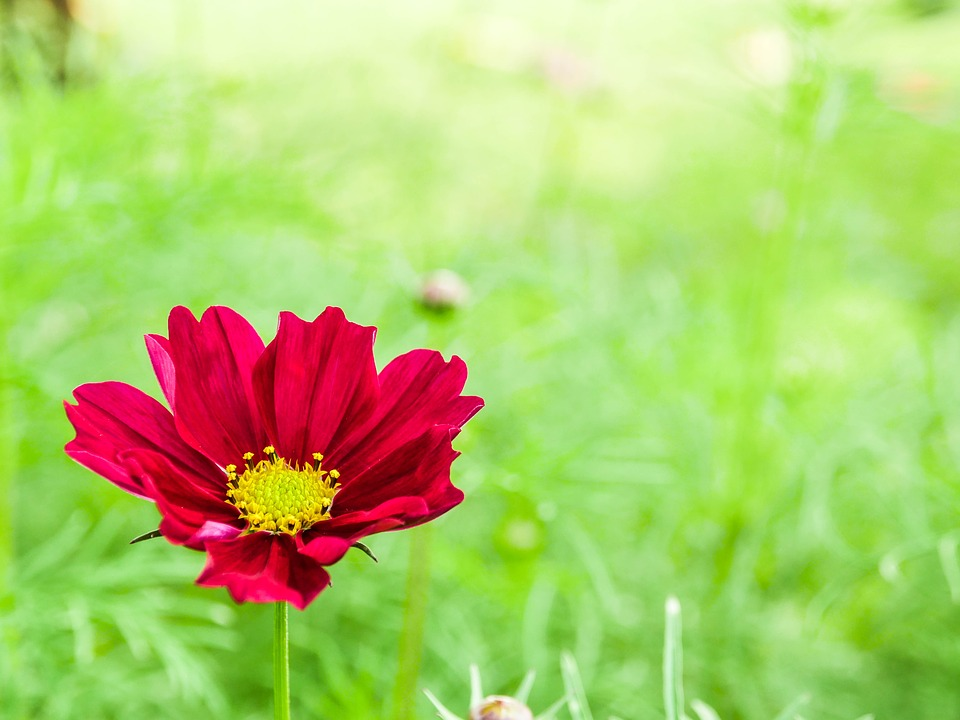
#> input picture dataset/flower.jpg, 960 x 720 px, found by its file name
$ python Blur.py
#> lines starting #> are read from the running program, lines starting #| are printed output that depends on the picture
import cv2
import numpy as np

img = cv2.imread("dataset/flower.jpg")
#> img is the input picture: shape (720, 960, 3); mean B, G, R 108.1, 201.5, 174.9

ksize_1 = 5
ker_x1 = [np.ones(5)]
ker_y1 = np.transpose(ker_x1)
ker_blur1 = ker_y1*ker_x1
ker_blur1 = np.uint8(ker_blur1)/(ksize_1*ksize_1)

ksize_2 = 9
ker_x2 = [np.ones(9)]
ker_y2 = np.transpose(ker_x2)
ker_blur2 = ker_y2*ker_x2
ker_blur2 = np.uint8(ker_blur2)/(ksize_2*ksize_2)

ksize_3 = 15
ker_x3 = [np.ones(15)]
ker_y3 = np.transpose(ker_x3)
ker_blur3 = ker_y3*ker_x3
ker_blur3 = np.uint8(ker_blur3)/(ksize_3*ksize_3)

ksize_4 = 25
ker_x4 = [np.ones(25)]
ker_y4 = np.transpose(ker_x4)
ker_blur4 = ker_y4*ker_x4
ker_blur4 = np.uint8(ker_blur4)/(ksize_4*ksize_4)

print(ker_blur1)
print(ker_blur2)
print(ker_blur3)
print(ker_blur4)
res1 = cv2.filter2D(img,0,ker_blur1)
res2 = cv2.filter2D(img,0,ker_blur2)
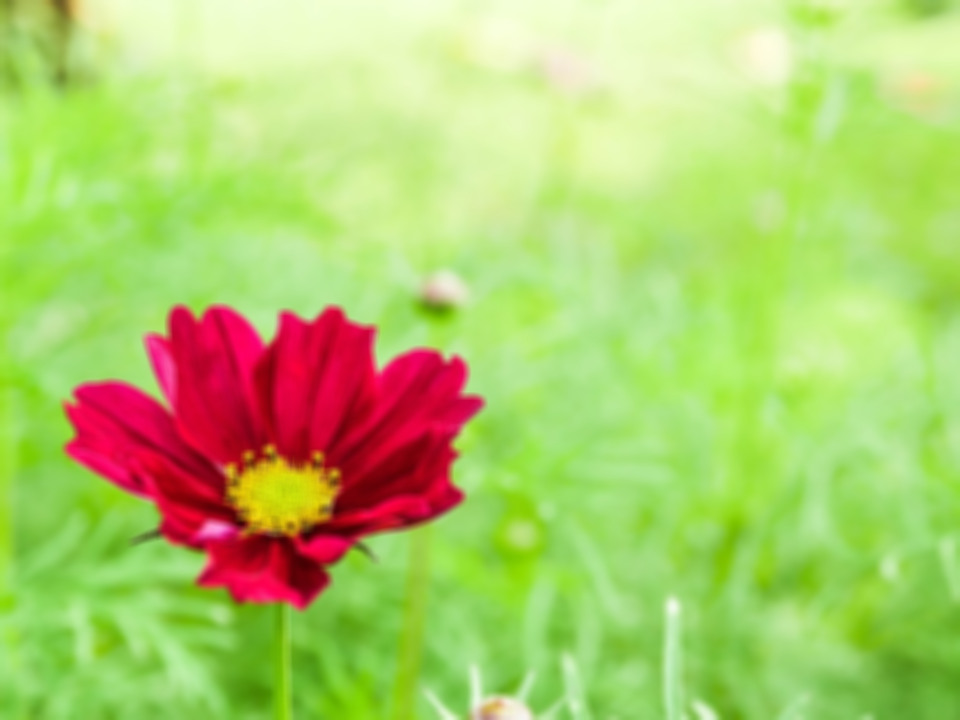
#> res2: shape (720, 960, 3); mean B, G, R 108.1, 201.5, 174.9
res3 = cv2.filter2D(img,0,ker_blur3)
res4 = cv2.filter2D(img,0,ker_blur4)
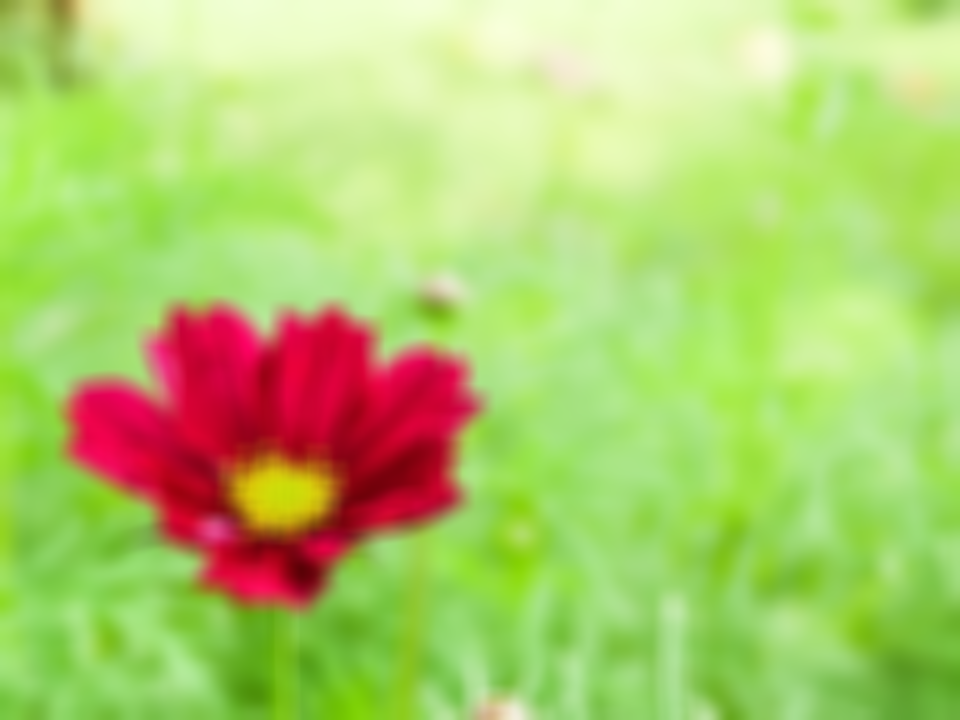
#> res4: shape (720, 960, 3); mean B, G, R 108.1, 201.5, 174.9

cv2.imshow("Original", img)
cv2.imshow("No.1",res1)
cv2.imshow("No.2",res2)
cv2.imshow("No.3",res3)
cv2.imshow("No.4",res4)
cv2.waitKey(0)
cv2.destroyAllWindows()

$ run again, with dataset/2.jpg copied over dataset/flower.jpg
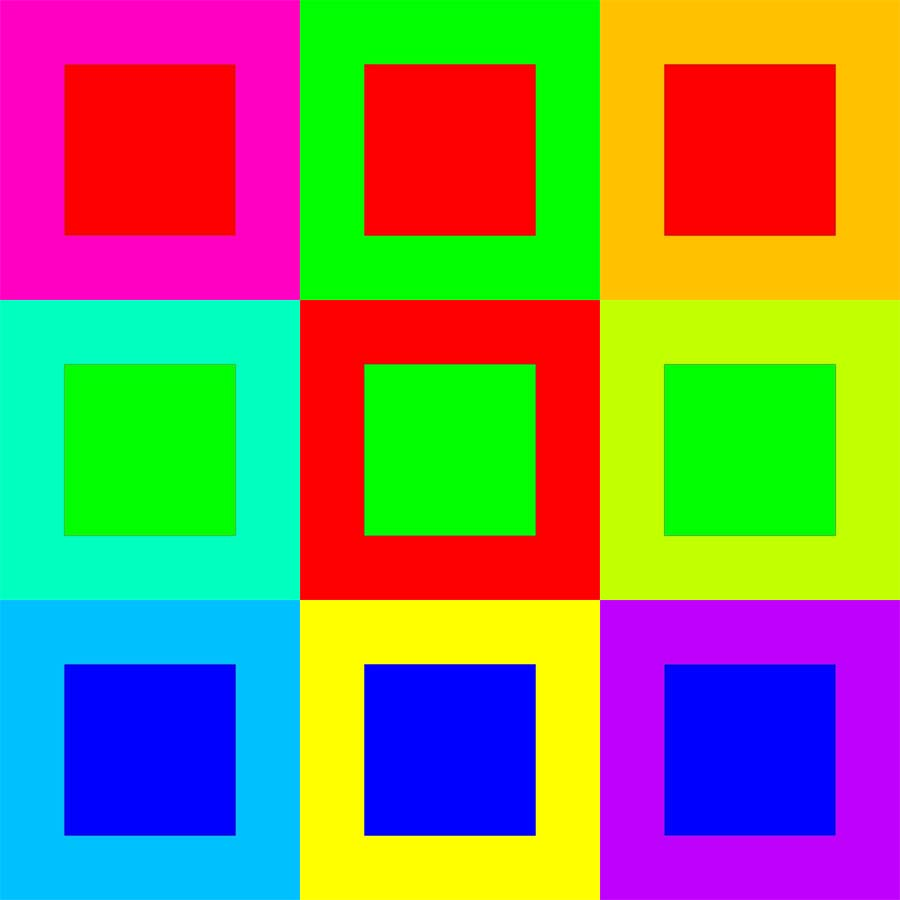
#> input picture dataset/2.jpg, 900 x 900 px, found by its file name
#> img is the input picture: shape (900, 900, 3); mean B, G, R 95.4, 132.9, 133.2
#> `res3 = cv2.filter2D(img,0,ker_blur3)`:
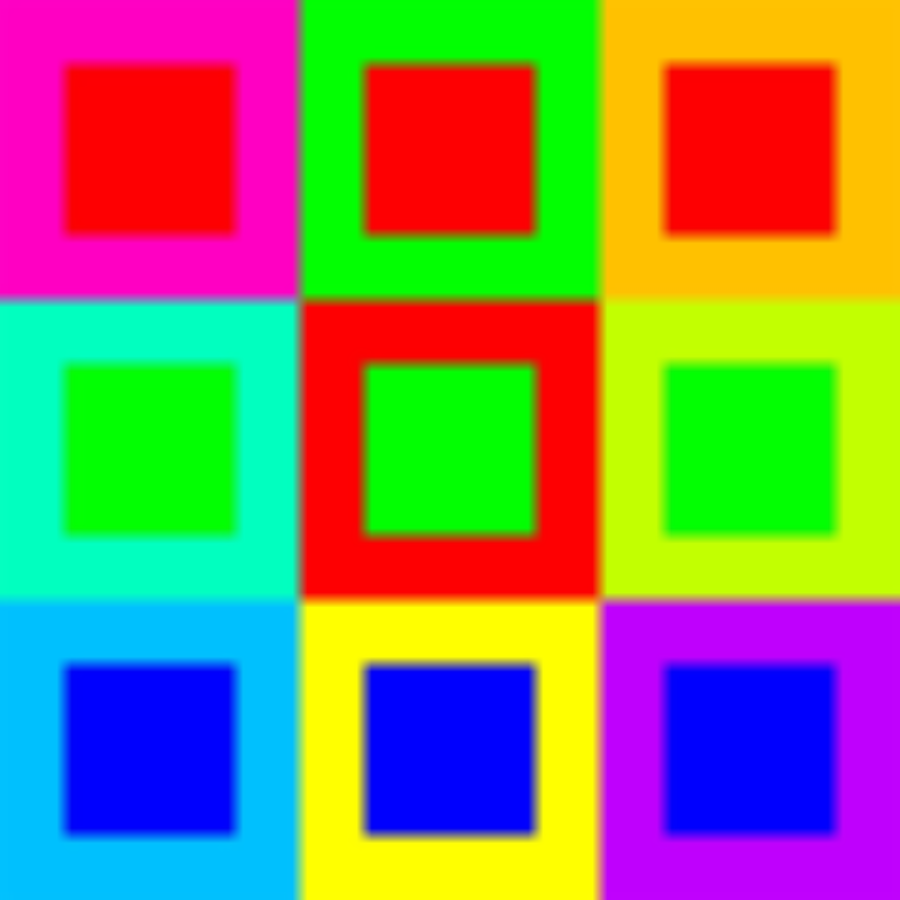
#> res3: shape (900, 900, 3); mean B, G, R 95.4, 132.9, 133.2
#> `res4 = cv2.filter2D(img,0,ker_blur4)`:
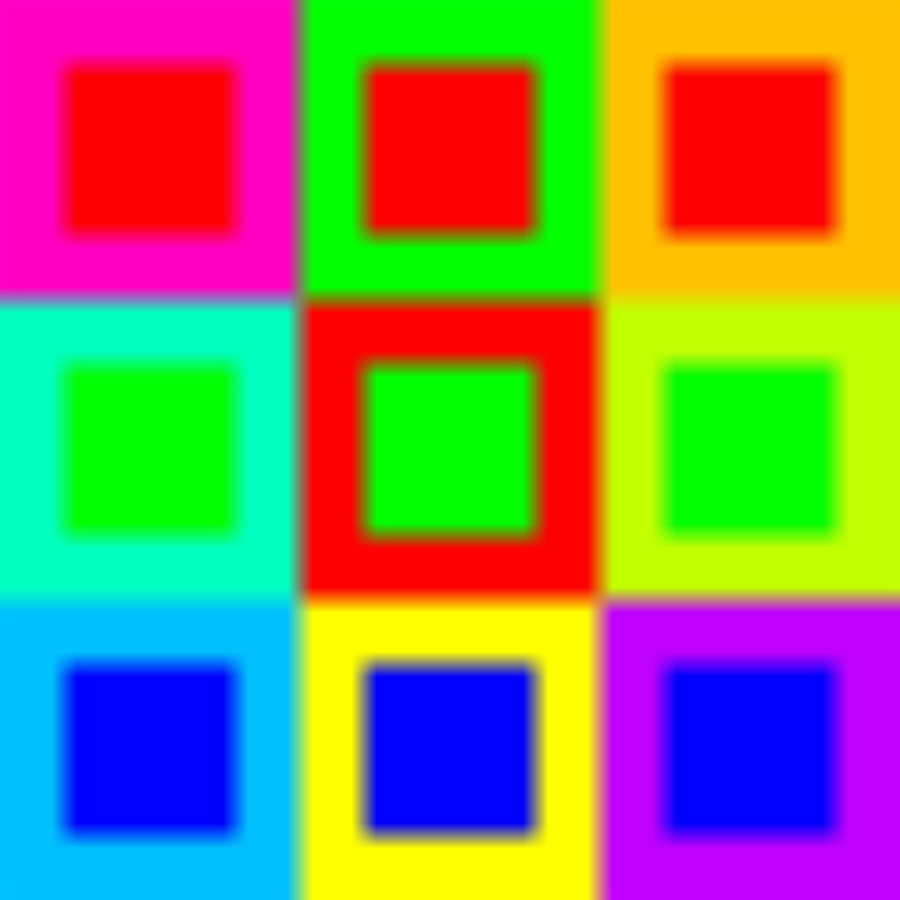
#> res4: shape (900, 900, 3); mean B, G, R 95.4, 132.9, 133.2
